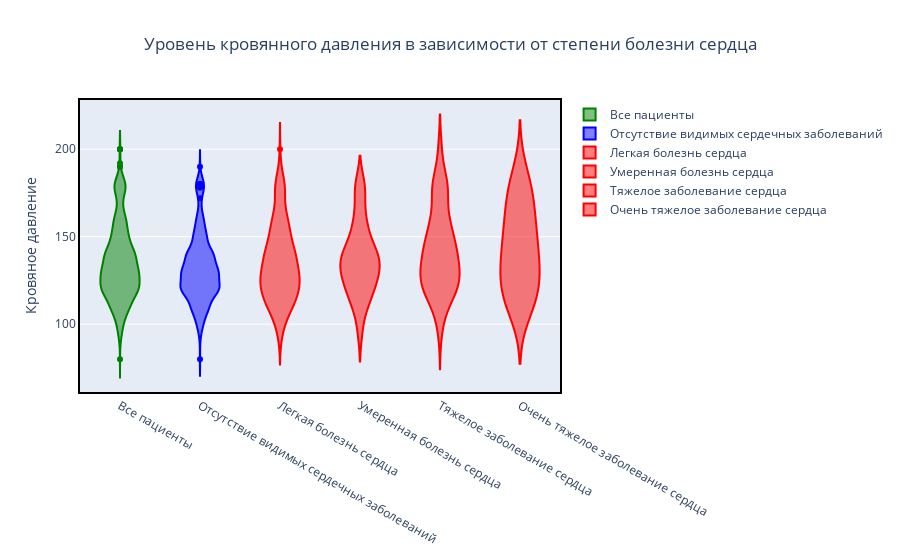

The cell this chart's notebook holds for it:
### Markdown cell above
Возможно, кровянное давление зависит от состояния сердца.

### Code cell
fig = go.Figure()
fig.add_trace(go.Violin(y=data['trestbps'].values , name='Все пациенты', marker_color = 'green'))
fig.add_trace(go.Violin(y=data[data['num'] == 0]['trestbps'].values, name ='Отсутствие видимых сердечных заболеваний', marker_color = 'blue'))
fig.add_trace(go.Violin(y=data[data['num'] == 1]['trestbps'].values, name ='Легкая болезнь сердца', marker_color = 'red'))
fig.add_trace(go.Violin(y=data[data['num'] == 2]['trestbps'].values, name ='Умеренная болезнь сердца', marker_color = 'red'))
fig.add_trace(go.Violin(y=data[data['num'] == 3]['trestbps'].values, name ='Тяжелое заболевание сердца', marker_color = 'red'))
fig.add_trace(go.Violin(y=data[data['num'] == 4]['trestbps'].values, name ='Очень тяжелое заболевание сердца', marker_color = 'red'))
fig.update_layout(title = 'Уровень кровянного давления в зависимости от степени болезни сердца', yaxis_title = 'Кровяное давление', title_x = 0.5)
fig.update_xaxes(showline=True, linewidth=2, linecolor='black', mirror=True)
fig.update_yaxes(showline=True, linewidth=2, linecolor='black', mirror=True)
fig.show()

### Figure 1 — Plotly figure (JSON) as saved in the notebook; plotly's stock layout.template omitted (floating-point values rounded to 4 significant figures; data arrays with more than 128 entries replaced by an {"elided": "..."} marker saying what was removed)
{"data": [{"marker": {"color": "green"}, "name": "Все пациенты", "type": "violin", "y": {"elided": "913 int values"}}, {"marker": {"color": "blue"}, "name": "Отсутствие видимых сердечных заболеваний", "type": "violin", "y": {"elided": "408 int values"}}, {"marker": {"color": "red"}, "name": "Легкая болезнь сердца", "type": "violin", "y": {"elided": "264 int values"}}, {"marker": {"color": "red"}, "name": "Умеренная болезнь сердца", "type": "violin", "y": [160, 130, 130, 117, 112, 130, 120, 145, 170, 110, 140, 120, 132, 130, 135, 140, 134, 160, 140, 138, 112, 180, 130, 134, 120, 100, 136, 128, 126, 140, 110, 148, 170, 120, 140, 144, 105, 135, 95, 125, 145, 140, 110, 115, 120, 130, 140, 95, 130, 135, 165, 95, 130, 120, 140, 125, 155, 120, 120, 140, 160, 120, 150, 160, 140, 115, 140, 145, 140, 132, 116, 128, 130, 179, 122, 179, 136, 179, 152, 138, 154, 110, 126, 140, 140, 130, 142, 146, 160, 135, 130, 116, 110, 179, 170, 150, 179, 128, 179, 150, 160, 179, 122, 179, 130, 150, 155, 134, 122]}, {"marker": {"color": "red"}, "name": "Тяжелое заболевание сердца", "type": "violin", "y": [140, 132, 110, 120, 132, 125, 150, 180, 160, 150, 120, 118, 130, 130, 140, 200, 110, 120, 120, 160, 124, 140, 100, 142, 128, 144, 178, 123, 110, 122, 125, 136, 128, 164, 130, 100, 155, 115, 120, 120, 120, 130, 125, 110, 140, 110, 125, 135, 160, 200, 125, 130, 130, 160, 150, 150, 150, 200, 145, 160, 150, 135, 94, 140, 150, 120, 130, 179, 179, 124, 160, 144, 120, 179, 179, 142, 136, 120, 179, 140, 136, 120, 160, 150, 120, 179, 179, 125, 150, 142, 172, 179, 179, 144, 179, 130, 179, 156, 179, 140, 140, 160, 120, 144]}, {"marker": {"color": "red"}, "name": "Очень тяжелое заболевание сердца", "type": "violin", "y": [130, 150, 112, 150, 150, 145, 165, 160, 125, 145, 120, 138, 114, 115, 110, 125, 120, 130, 170, 179, 170, 136, 104, 179, 134, 179, 190, 160]}], "layout": {"title": {"text": "Уровень кровянного давления в зависимости от степени болезни сердца", "x": 0.5}, "xaxis": {"linecolor": "black", "linewidth": 2, "mirror": true, "showline": true}, "yaxis": {"linecolor": "black", "linewidth": 2, "mirror": true, "showline": true, "title": {"text": "Кровяное давление"}}}}
